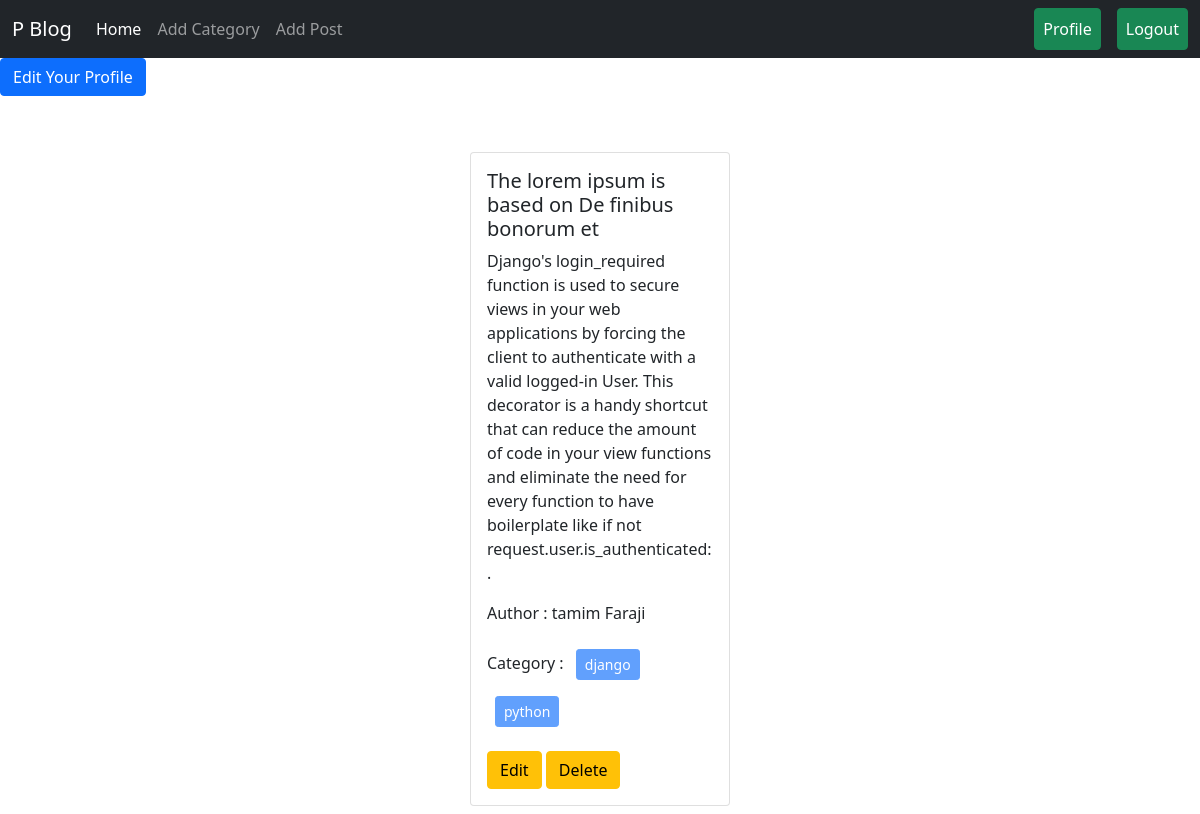
The page /author/profile/ (signed in) on the database its author committed.
### posts/models.py (models this page shows, shortened)
class Post(models.Model):
    title = models.CharField(max_length=50)
    content = models.TextField()
    category = models.ManyToManyField(Category)
    author = models.ForeignKey(User, on_delete=models.CASCADE)
    image=  models.ImageField( upload_to="uploads/", blank=True, null=True )

### categories/models.py (models this page shows, shortened)
class Category(models.Model):
    name = models.CharField(max_length=100)
    slug=models.SlugField(max_length=100, unique=True, null=True, blank=True)

### author/views.py (the view)
# urls.py: path('profile/', views.profile, name='profile'),
@login_required
def profile(request):
    data=Post.objects.filter(author=request.user)
    return render(request, 'profile.html', {"data":data})

### author/templates/profile.html
{% extends 'base.html' %} {% load crispy_forms_tags %} {% block content %}
<div>
  <a class="btn btn-primary" href="{% url 'edit_profile' %}"
    >Edit Your Profile</a
  >
</div>
<div class="d-flex flex-wrap justify-content-center px-5 pt-5">
  {% for post in data %}
  <div class="col-sm-3">
    <div class="card m-2">
      <div class="card-body">
        <h5 class="card-title">{{post.title}}</h5>
        <p class="card-text">{{post.content}}</p>
        <p>Author : {{post.author.first_name}} {{post.author.last_name}}</p>
        <p>
          Category : {% for cat in post.category.all %}
          <button class="btn btn-primary btn-sm m-2" disabled>
            {{cat.name}}
          </button>
          {% endfor %}
        </p>
        <a href="{% url 'edit_post' post.id %}" class="btn btn-warning">Edit</a>
        <a href="{% url 'delete_post' post.id %}" class="btn btn-warning"
          >Delete</a
        >
      </div>
    </div>
  </div>
  {% endfor %}
</div>
{% endblock %}

### rows shown on the page
Post: title "The lorem ipsum is based on De finibus bonorum et", content "Django's login_required function is used to secure views in your web applications by forcing the client to authenticate with a valid logged-in User. This decorator is a handy shortcut that can reduce the amount of code in your view functions and eliminate the need for every function to have boilerplate like if not request.user.is_authenticated:.", author.first_name "tamim", author.last_name "Faraji"
Category: name "django"
Category: name "python"
